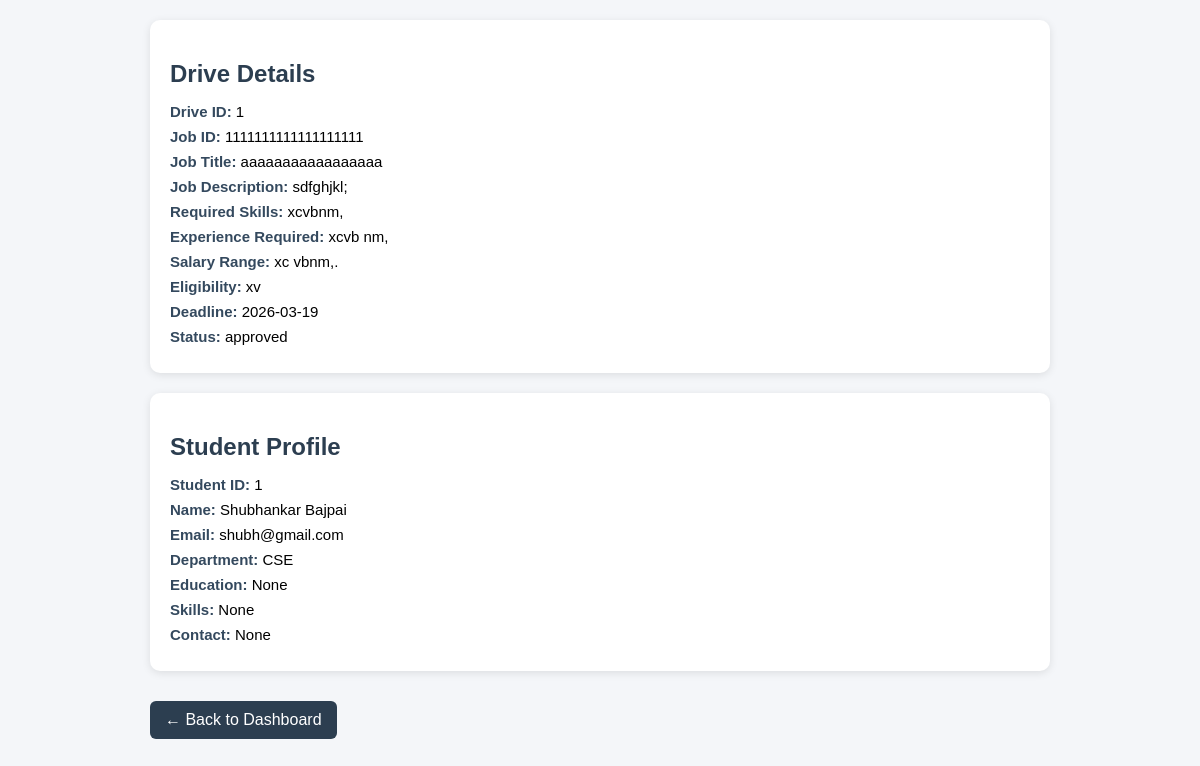
The app's page /admin/view_application/1/1 (signed in), older data.
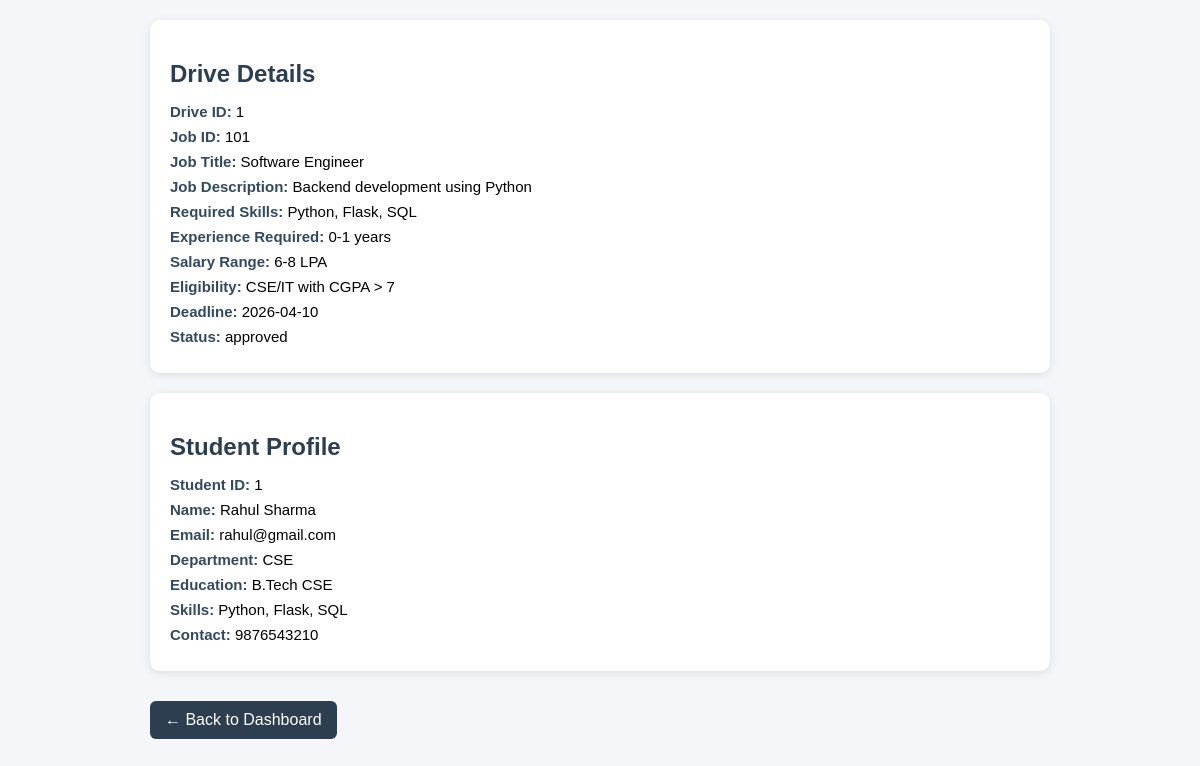
The same page, newer data.
### models.py (models this page shows, shortened)
class placement_drives(db.Model):
    __tablename__ = 'placement_drives'
    id = db.Column(db.Integer, primary_key=True)
    company_id = db.Column(db.Integer, db.ForeignKey('companies.id'), nullable=False)
    job_id = db.Column(db.Integer, nullable=False, unique=True) # NEW    -----------solely for search functionality
    job_title = db.Column(db.String(100), nullable=False)
    job_description = db.Column(db.String(500), nullable=False)
    required_skills = db.Column(db.String(300))   # NEW
    experience_required = db.Column(db.String(100))   # NEW
    salary_range = db.Column(db.String(100))   # NEW
    eligibility_criteria = db.Column(db.String(500), nullable=False)
    deadline = db.Column(db.Date, nullable=False)
    status = db.Column(db.Enum('pending','approved','rejected','complete', name='placement_drives_status_enum'), default='pending')
    applications = db.relationship('applications', backref='placement_drives', lazy=True)

class students(db.Model):
    __tablename__ = 'students'
    id = db.Column(db.Integer, primary_key=True)
    name = db.Column(db.String(50), nullable=False)
    email = db.Column(db.String(100), unique=True, nullable=False)
    department = db.Column(db.String(100), nullable=True)
    password_hash = db.Column(db.String(300), nullable=False)
    role = db.Column(db.Enum('admin','hirer','student', name='role_enum'), nullable=False)
    is_active = db.Column(db.Integer, nullable=False, default=1)
    created_at = db.Column(db.DateTime, default=datetime.utcnow)
    education = db.Column(db.String(300))       #new
    skills = db.Column(db.String(300))          #new
    contact = db.Column(db.String(300))         #new
    applications = db.relationship('applications', backref='students', lazy=True)

### routes/admin.py (the view)
@admin_bp.route('/admin/view_application/<int:student_id>/<int:drive_id>', methods=['GET'])
def student_application_viewAs_admin(student_id, drive_id):
    if not session.get('admin'):
        return redirect(url_for('auth.Login'))
    student = students.query.filter_by(id=student_id).first()
    drive = placement_drives.query.filter_by(id=drive_id).first()
    return render_template('admin/student_application_viewAs_admin.html', student=student, drive=drive)

### templates/admin/student_application_viewAs_admin.html (shortened to what this page needs)
<!DOCTYPE html>
<html lang="en">
<head>
</head>
<body>
    <div class="container">
        <div class="card">
            <h2>Drive Details</h2>
            <div class="info"><span class="label">Drive ID:</span> {{drive.id}}</div>
            <div class="info"><span class="label">Job ID:</span> {{drive.job_id}}</div>
            <div class="info"><span class="label">Job Title:</span> {{drive.job_title}}</div>
            <div class="info"><span class="label">Job Description:</span> {{drive.job_description}}</div>
            <div class="info"><span class="label">Required Skills:</span> {{drive.required_skills}}</div>
            <div class="info"><span class="label">Experience Required:</span> {{drive.experience_required}}</div>
            <div class="info"><span class="label">Salary Range:</span> {{drive.salary_range}}</div>
            <div class="info"><span class="label">Eligibility:</span> {{drive.eligibility_criteria}}</div>
            <div class="info"><span class="label">Deadline:</span> {{drive.deadline}}</div>
            <div class="info"><span class="label">Status:</span> {{drive.status}}</div>
        </div>
        <div class="card">
            <h2>Student Profile</h2>
            <div class="info"><span class="label">Student ID:</span> {{student.id}}</div>
            <div class="info"><span class="label">Name:</span> {{student.name}}</div>
            <div class="info"><span class="label">Email:</span> {{student.email}}</div>
            <div class="info"><span class="label">Department:</span> {{student.department}}</div>
            <div class="info"><span class="label">Education:</span> {{student.education}}</div>
            <div class="info"><span class="label">Skills:</span> {{student.skills}}</div>
            <div class="info"><span class="label">Contact:</span> {{student.contact}}</div>
        </div>
        <a href="{{url_for('admin.admin_dashboard')}}" class="back-btn">
            ← Back to Dashboard
        </a>
    </div>
</body>
</html>

Row changes from the older to the newer data that the page shows:
changed placement_drives "approved": job_id "1111111111111111111" → "101"; job_title "aaaaaaaaaaaaaaaaa" → "Software Engineer"; job_description "sdfghjkl;" → "Backend development using Python"; required_skills "xcvbnm," → "Python, Flask, SQL"; experience_required "xcvb nm," → "0-1 years"; salary_range "xc vbnm,." → "6-8 LPA"; eligibility_criteria "xv" → "CSE/IT with CGPA > 7"; deadline "2026-03-19" → "2026-04-10"
changed students "CSE": name "Shubhankar Bajpai" → "Rahul Sharma"; email "shubh@gmail.com" → "rahul@gmail.com"; education "None" → "B.Tech CSE"; skills "None" → "Python, Flask, SQL"; contact "None" → "9876543210"
